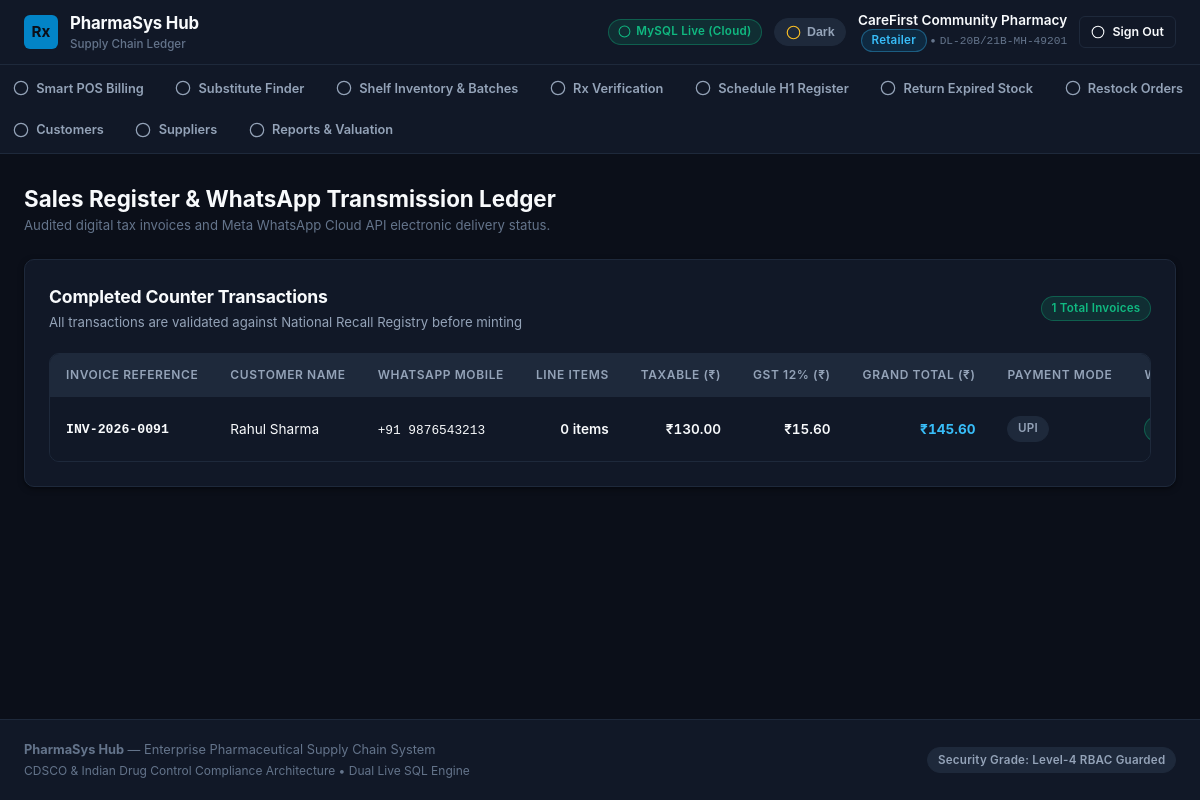
The page /retailer_sales.php (signed in) on the database its author committed.
### tables this page shows
CREATE TABLE `sales_invoices` (
  `id` INT AUTO_INCREMENT PRIMARY KEY,
  `invoice_number` VARCHAR(50) NOT NULL UNIQUE,
  `retailer_id` INT NOT NULL,
  `consumer_name` VARCHAR(150) NOT NULL,
  `consumer_phone` VARCHAR(25) NOT NULL,
  `subtotal` DECIMAL(10,2) NOT NULL,
  `gst_amount` DECIMAL(10,2) NOT NULL,
  `grand_total` DECIMAL(10,2) NOT NULL,
  `payment_mode` VARCHAR(50) NOT NULL DEFAULT 'UPI',
  `whatsapp_status` VARCHAR(50) NOT NULL DEFAULT 'sent',
  `created_at` TIMESTAMP DEFAULT CURRENT_TIMESTAMP,
  FOREIGN KEY (`retailer_id`) REFERENCES `users`(`id`) ON DELETE CASCADE
);

### retailer_sales.php (the view, shortened to what this page needs)
<?php
$pdo = Database::getConnection();
$stmt = $pdo->prepare("
    SELECT inv.*,
           (SELECT COUNT(*) FROM sales_items WHERE invoice_id = inv.id) as item_count
    FROM sales_invoices inv
    WHERE inv.retailer_id = :uid
    ORDER BY inv.id DESC
");
$stmt->execute([':uid' => $_SESSION['user_id']]);
$invoices = $stmt->fetchAll();
require_once __DIR__ . '/includes/header.php';
?>
<div class="container">
  <div style="margin-bottom: 1.5rem;">
    <h2 style="font-size: 1.4rem; font-weight: 700;">Sales Register &amp; WhatsApp Transmission Ledger</h2>
    <p style="font-size: 0.825rem; color: var(--text-subtle);">
      Audited digital tax invoices and Meta WhatsApp Cloud API electronic delivery status.
    </p>
  </div>
  <div class="card">
    <div class="card-header">
      <div>
        <h3 class="card-title">Completed Counter Transactions</h3>
        <p class="card-description">All transactions are validated against National Recall Registry before minting</p>
      </div>
      <span class="badge badge-success"><?= count($invoices) ?> Total Invoices</span>
    </div>
    <div class="table-wrapper">
      <table class="data-table">
        <thead>
          <tr>
            <th>Invoice Reference</th>
            <th>Customer Name</th>
            <th>WhatsApp Mobile</th>
            <th style="text-align: right;">Line Items</th>
            <th style="text-align: right;">Taxable (₹)</th>
            <th style="text-align: right;">GST 12% (₹)</th>
            <th style="text-align: right;">Grand Total (₹)</th>
            <th>Payment Mode</th>
            <th>WhatsApp Cloud API</th>
          </tr>
        </thead>
        <tbody>
          <?php if (empty($invoices)): ?>
            <tr>
              <td colspan="10" style="text-align: center; color: var(--text-subtle); padding: 2rem;">No sales records logged yet. Process a sale on the POS terminal.</td>
            </tr>
          <?php else: ?>
            <?php foreach ($invoices as $inv): ?>
              <tr>
                <td>
                  <strong style="font-family: var(--font-mono); font-size: 0.825rem;"><?= htmlspecialchars($inv['invoice_number']) ?></strong>
                </td>
                <td><?= htmlspecialchars($inv['consumer_name']) ?></td>
                <td>
                  <span style="font-family: var(--font-mono); font-size: 0.8rem;">+91 <?= htmlspecialchars($inv['consumer_phone']) ?></span>
                </td>
                <td class="num-cell"><?= $inv['item_count'] ?> items</td>
                <td class="num-cell">₹<?= number_format($inv['subtotal'], 2) ?></td>
                <td class="num-cell">₹<?= number_format($inv['gst_amount'], 2) ?></td>
                <td class="num-cell" style="font-weight: 700; color: var(--color-primary-dark);">
                  ₹<?= number_format($inv['grand_total'], 2) ?>
                </td>
                <td>
                  <span class="badge badge-neutral"><?= htmlspecialchars($inv['payment_mode']) ?></span>
                </td>
                <td>
                  <span class="badge badge-success"><?= icon('check', 12) ?> Dispatched</span>
                </td>
              </tr>
            <?php endforeach; ?>
          <?php endif; ?>
        </tbody>
      </table>
    </div>
  </div>
</div>
<?php require_once __DIR__ . '/includes/footer.php'; ?>

### assets/css/style.css (style rules this page uses)
:root, [data-theme="dark"] { --bg-app: #0B0F19; --bg-surface: #111827; --bg-surface-subtle: #1E293B; --bg-surface-active: #334155; --text-main: #F8FAFC; --text-muted: #94A3B8; --text-subtle: #64748B; --text-inverse: #0B0F19; --border-light: #1E293B; --border-subtle: #334155; --border-focus: #38BDF8; --color-primary: #0284C7; --color-primary-dark: #38BDF8; --color-primary-bg: rgba(2, 132, 199, 0.16); --color-primary-border: rgba(56, 189, 248, 0.35); --color-success: #10B981; --color-success-bg: rgba(16, 185, 129, 0.14); --color-success-border: rgba(16, 185, 129, 0.35); --color-danger: #EF4444; --color-danger-bg: rgba(239, 68, 68, 0.14); --color-danger-border: rgba(239, 68, 68, 0.35); --color-warning: #F59E0B; --color-warning-bg: rgba(245, 158, 11, 0.14); --color-warning-border: rgba(245, 158, 11, 0.35); --alert-danger-text: #F87171; --alert-warning-text: #FBBF24; --alert-success-text: #34D399; --alert-info-text: #38BDF8; --font-sans: -apple-system, BlinkMacSystemFont, "Segoe UI", Roboto, "Helvetica Neue", Arial, sans-serif; --font-mono: ui-monospace, SFMono-Regular, Menlo, Monaco, Consolas, "Liberation Mono", "Courier New", monospace; --radius-xs: 4px; --radius-sm: 6px; --radius-md: 10px; --radius-lg: 14px; --radius-pill: 9999px; --shadow-sm: 0 1px 2px 0 rgba(0, 0, 0, 0.35); --shadow-card: 0 2px 6px 0 rgba(0, 0, 0, 0.4), 0 1px 2px -1px rgba(0, 0, 0, 0.3); --shadow-lg: 0 12px 24px -4px rgba(0, 0, 0, 0.6), 0 4px 8px -2px rgba(0, 0, 0, 0.4); --transition: all 0.15s ease-in-out; }
*, *::before, *::after { box-sizing: border-box; margin: 0; padding: 0; }
html { max-width: 100%; overflow-x: hidden; }
body { font-family: var(--font-sans); background-color: var(--bg-app); color: var(--text-main); line-height: 1.5; -webkit-font-smoothing: antialiased; min-height: 100vh; max-width: 100%; overflow-x: hidden; position: relative; display: flex; flex-direction: column; }
.container { width: 100%; max-width: 1320px; margin: 0 auto; padding: 0 1.5rem; }
.card { background: var(--bg-surface); border: 1px solid var(--border-light); border-radius: var(--radius-md); box-shadow: var(--shadow-card); padding: 1.5rem; margin-bottom: 1.5rem; }
.card-header { display: flex; align-items: center; justify-content: space-between; margin-bottom: 1.25rem; flex-wrap: wrap; gap: 0.75rem; }
.card-title { font-size: 1.1rem; font-weight: 700; color: var(--text-main); letter-spacing: -0.01em; }
.card-description { font-size: 0.825rem; color: var(--text-muted); margin-top: 0.15rem; }
.table-wrapper { width: 100%; overflow-x: auto; border: 1px solid var(--border-light); border-radius: var(--radius-md); background: var(--bg-surface); }
.data-table { width: 100%; border-collapse: collapse; text-align: left; font-size: 0.85rem; }
.data-table th { background: var(--bg-surface-subtle); padding: 0.75rem 1rem; font-weight: 600; font-size: 0.75rem; text-transform: uppercase; letter-spacing: 0.05em; color: var(--text-muted); border-bottom: 1px solid var(--border-light); white-space: nowrap; }
.data-table td { padding: 0.85rem 1rem; color: var(--text-main); border-bottom: 1px solid var(--border-light); vertical-align: middle; }
.data-table tr:last-child td { border-bottom: none; }
.num-cell { text-align: right; font-variant-numeric: tabular-nums; font-weight: 600; }
.badge { display: inline-flex; align-items: center; gap: 0.3rem; padding: 0.2rem 0.6rem; border-radius: var(--radius-pill); font-size: 0.725rem; font-weight: 600; letter-spacing: 0.02em; white-space: nowrap; }
.badge-success { background: var(--color-success-bg); color: var(--color-success); border: 1px solid var(--color-success-border); }
.badge-neutral { background: var(--bg-surface-subtle); color: var(--text-muted); border: 1px solid var(--border-light); }

### rows shown on the page
sales_invoices: invoice_number "INV-2026-0091", consumer_name "Rahul Sharma", consumer_phone "9876543213", item_count "0", subtotal "130.00", gst_amount "15.60", grand_total "145.60", payment_mode "UPI"

### other values the page prints
$dbStatus "MySQL Live (Cloud)"
$user['name'] "CareFirst Community Pharmacy"
$user['role'] "Retailer"
$user['license_no'] "DL-20B/21B-MH-49201"
count($invoices) "1"
